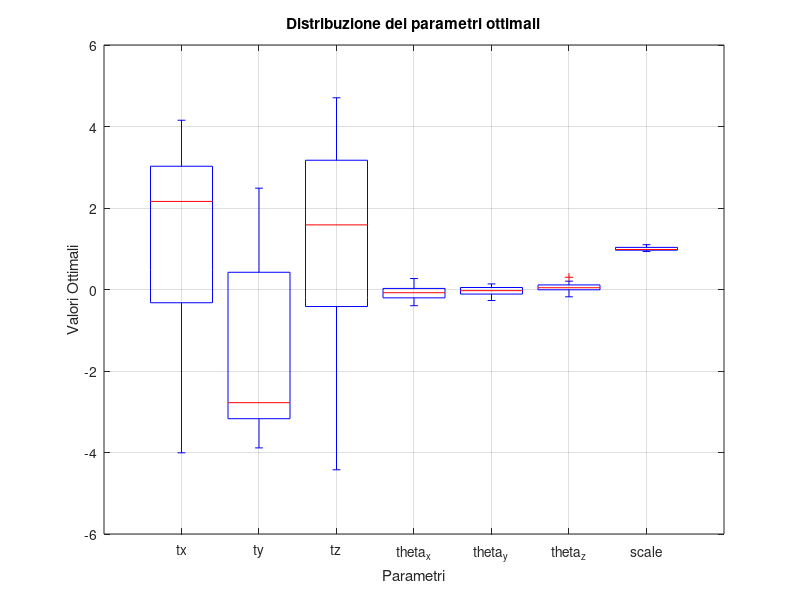
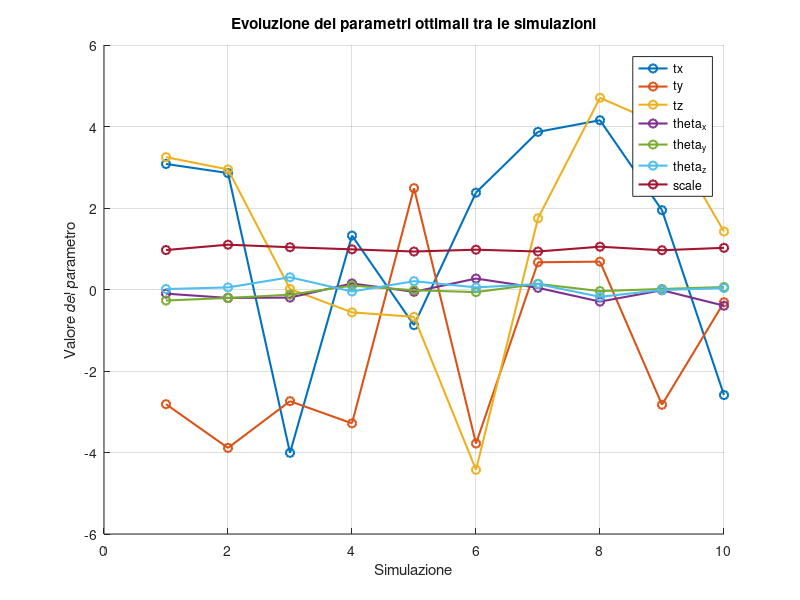
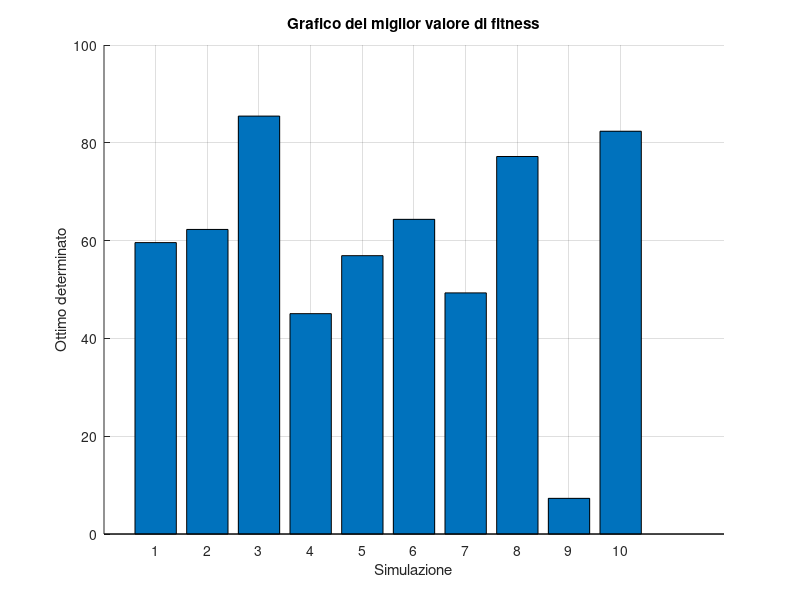

Reproduce these figures in MATLAB, in order.
close all;
clear;
clc;

jsonData = fileread('monte_carlo_results_pso.json');
data = jsondecode(jsonData);

data

monte_carlo_run = length(data.optimal_params_all);

% Boxplot dei parametri ottimali
figure;
boxplot(data.optimal_params_all, ...
    'Labels', {'tx', 'ty', 'tz', 'theta_x', 'theta_y', 'theta_z', 'scale'});
xlabel('Parametri');
ylabel('Valori Ottimali');
title('Distribuzione dei parametri ottimali');
grid on;

% Evoluzione dei parametri ottimali tra le simulazioni
figure;
hold on;
num_params = size(data.optimal_params_all, 2);
colors = lines(num_params);
for i = 1:num_params
    plot(data.optimal_params_all(:, i), '-o', 'LineWidth', 1.5, 'Color', colors(i, :));
end
hold off;
xlabel('Simulazione');
ylabel('Valore del parametro');
title('Evoluzione dei parametri ottimali tra le simulazioni');
legend({'tx', 'ty', 'tz', 'theta_x', 'theta_y', 'theta_z', 'scale'}, 'Location', 'best');
grid on;

figure;
hold on;
opt_val = size(data.optimal_values_all, 2);
colors = lines(monte_carlo_run);
x = 1:monte_carlo_run; 

bar(x, data.optimal_values_all);
xticks(x);

hold off;
xlabel('Simulazione');
ylabel('Ottimo determinato');
title('Grafico del miglior valore di fitness');
grid on;
